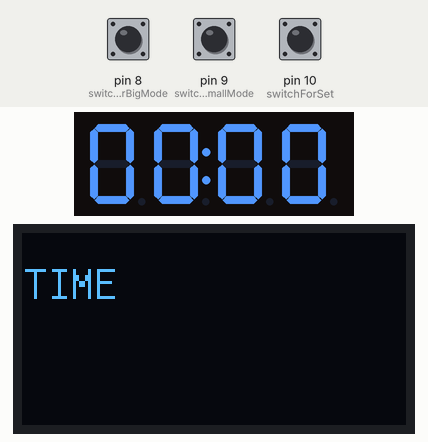
A sketch run on a simulated Arduino Uno, built with avr-gcc and run on an emulated ATmega328P. Parts: 4-digit seven-segment display, 128×64 one-colour display. Inputs (shaded band) come from the test bench; at power-on: pin 8 (switchForBigMode) HIGH, pin 9 (switchForSmallMode) HIGH, pin 10 (switchForSet) HIGH.

Above: at 1.2 s.
1.3 s: pin 8 (switchForBigMode) pulled LOW for 0.15 s
At 2.6 s:
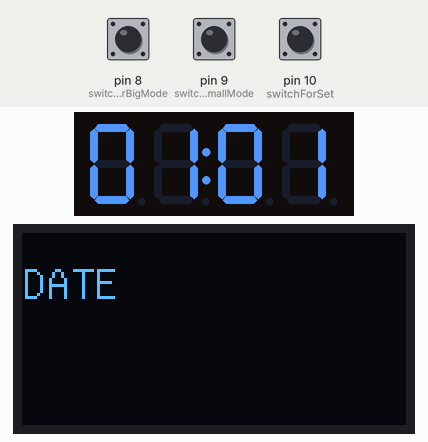
2.9 s: pin 9 (switchForSmallMode) pulled LOW for 0.15 s
At 3.6 s:
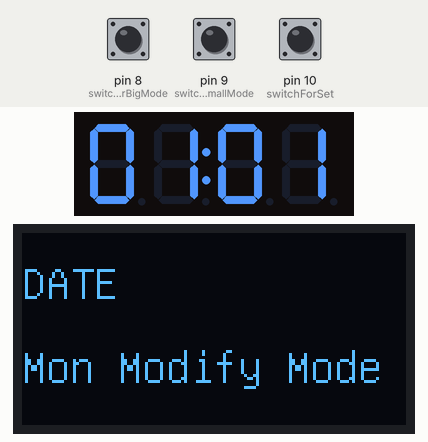
4.7 s: pin 8 (switchForBigMode) pulled LOW for 1 s
At 6.2 s:
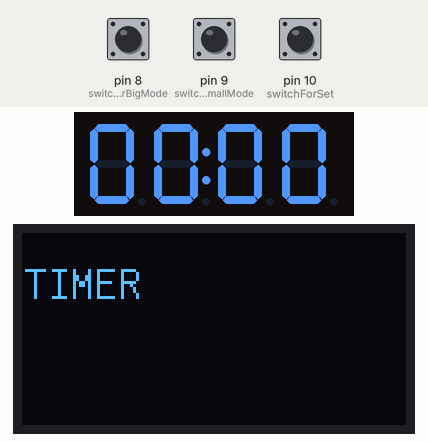
7.2 s: pin 9 (switchForSmallMode) pulled LOW for 1 s
At 9.9 s:
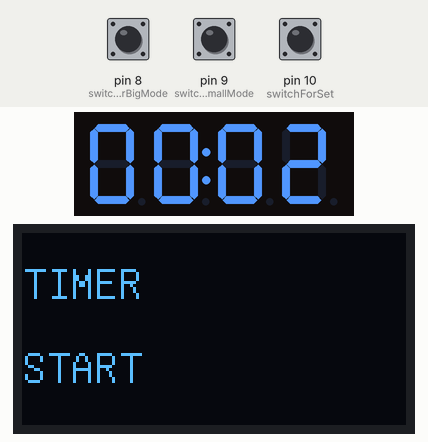
11.2 s: pin 9 (switchForSmallMode) pulled LOW for 0.15 s
At 11.9 s:
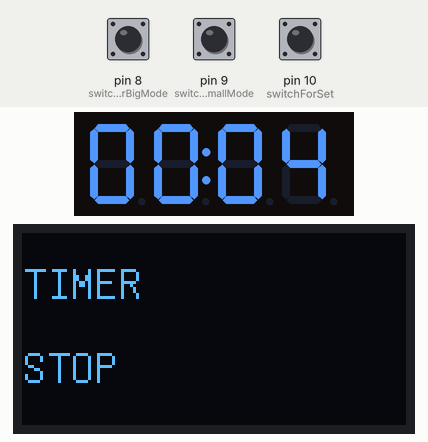
12.9 s: pin 8 (switchForBigMode) driven LOW and pin 9 (switchForSmallMode) driven LOW
At 14.5 s:
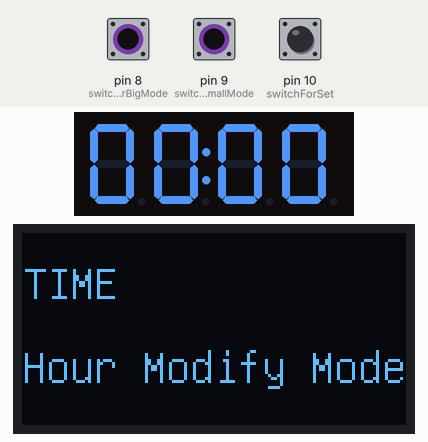
Timing chart, 0 to 16.0 s (numbered marks = the images above; inputs shaded):
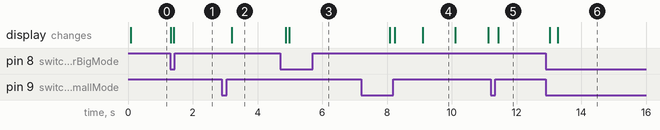

The sketch:

DigitalClock.ino
```cpp
// (licence header left out)
#include <TM1637Display.h>
#include <MsTimer2.h>
#include "U8glib.h"

int TM1637_CLK = 6;
int TM1637_DIO = 7;
int switchForBigMode = 8;
int switchForSmallMode = 9;
int switchForSet = 10;

int bigMode = 0;
int smallMode = 0;
int increaseValue = 0;

int timeHour = 0;
int timeMinute = 0;
int timeSecond = 0;

int dateMonth = 1;
int dateDay = 1;

int timerMinute = 0;
int timerSecond = 0;

int cond_switchForBigMode = 0;
int cond_switchForSmallMode = 0;
int cond_switchForSet = 0;
int timeElapse = 0;

TM1637Display TM1637_1(TM1637_CLK,TM1637_DIO);
U8GLIB_SSD1306_128X64 u8g(U8G_I2C_OPT_NONE);

void setup() {
  Serial.begin(9600);
  TM1637_1.setBrightness(7);
  pinMode(switchForBigMode, INPUT_PULLUP);
  pinMode(switchForSmallMode, INPUT_PULLUP);
  pinMode(switchForSet, INPUT_PULLUP);

  MsTimer2::set(997,increaseSecond);
  MsTimer2::start();

  if ( u8g.getMode() == U8G_MODE_R3G3B2 ) {
    u8g.setColorIndex(255);     // white
  }
  else if ( u8g.getMode() == U8G_MODE_GRAY2BIT ) {
    u8g.setColorIndex(3);         // max intensity
  }
  else if ( u8g.getMode() == U8G_MODE_BW ) {
    u8g.setColorIndex(1);         // pixel on
  }
  else if ( u8g.getMode() == U8G_MODE_HICOLOR ) {
    u8g.setHiColorByRGB(255,255,255);
  }
}

void loop() {
  if(digitalRead(switchForBigMode) == LOW) {
    if(cond_switchForBigMode == 0) {
      if(bigMode == 2) {
        bigMode = 0;
        smallMode = 0;
        cond_switchForBigMode = 1;
      } else {
        bigMode++;
        smallMode = 0;
        cond_switchForBigMode = 1;
      }
    }
  } else {
    if(cond_switchForBigMode == 1) {
      cond_switchForBigMode = 0;
    }
  }

  if(digitalRead(switchForSmallMode) == LOW) {
    if(cond_switchForSmallMode == 0) {
      if(smallMode == 2) {
        smallMode = 0;
        cond_switchForSmallMode = 1;
      } else {
        smallMode++;
        cond_switchForSmallMode = 1;
      }
    }
  } else {
    if(cond_switchForSmallMode == 1) {
      cond_switchForSmallMode = 0;
    }
  }

  if(digitalRead(switchForSet) == LOW) {
    if(cond_switchForSet == 0) {
      increaseValue = 1;
      cond_switchForSet = 1;
    }
  } else {
    if(cond_switchForSet == 1) {
      cond_switchForSet = 0;
    }
  }

  if(timeElapse = 1);

  if(bigMode == 0) {
    if(smallMode == 0) {
      printTM1637(timeHour,timeMinute);
      u8g.firstPage();
      do {
        u8g.setFont(u8g_font_unifont);
        u8g.drawStr( 0, 22, "TIME");
      } while( u8g.nextPage() );
    } else if (smallMode == 1) {
      if(increaseValue == 1 ) {
        if(timeHour == 23 ){
          timeHour = 0;
        } else {
          timeHour++;
        }
      }
      printTM1637(timeHour,timeMinute);
      u8g.firstPage();
      do {
        u8g.setFont(u8g_font_unifont);
        u8g.drawStr( 0, 22, "TIME");
        u8g.drawStr( 0, 50, "Hour Modify Mode");
      } while( u8g.nextPage() );
    } else if (smallMode == 2) {
      if(increaseValue == 1 ) {
        if(timeMinute == 59) {
          timeMinute = 0;
        } else {
          timeMinute++;
        }
      }
      printTM1637(timeHour,timeMinute);
      u8g.firstPage();
      do {
        u8g.setFont(u8g_font_unifont);
        u8g.drawStr( 0, 22, "TIME");
        u8g.drawStr( 0, 50, "Min Modify Mode");
      } while( u8g.nextPage() );
    }
  } else if(bigMode == 1 ) {
    if(smallMode == 0) {
      printTM1637(dateMonth,dateDay);
      u8g.firstPage();
      do {
        u8g.setFont(u8g_font_unifont);
        u8g.drawStr( 0, 22, "DATE");
      } while( u8g.nextPage() );
    } else if(smallMode == 1) {
      if(increaseValue == 1 ) {
        if(dateMonth == 12 ) {
          dateMonth = 0;
        } else {
          dateMonth++;
        }
      }
      printTM1637(dateMonth,dateDay);
      u8g.firstPage();
      do {
        u8g.setFont(u8g_font_unifont);
        u8g.drawStr( 0, 22, "DATE");
        u8g.drawStr( 0, 50, "Mon Modify Mode");
      } while( u8g.nextPage() );
    } else {
      if(increaseValue == 1) {
        if(dateDay == 31) {
          dateDay = 0;
        } else {
          dateDay++;
        }
      }
      printTM1637(dateMonth,dateDay);
      u8g.firstPage();
      do {
        u8g.setFont(u8g_font_unifont);
        u8g.drawStr( 0, 22, "DATE");
        u8g.drawStr( 0, 50, "Day Modify Mode");
      } while( u8g.nextPage() );
    }
  }

  else if(bigMode == 2) {
    if(smallMode == 0) {
      timerMinute = 0;
      timerSecond = 0;
      printTM1637(timerMinute,timerSecond);
      u8g.firstPage();
      do {
        u8g.setFont(u8g_font_unifont);
        u8g.drawStr( 0, 22, "TIMER");
      } while( u8g.nextPage() );
    } else if(smallMode == 1 ){
      if(timerMinute == 59 && timerSecond == 59) {
        timerMinute = 0;
        timerSecond = 0;
      } else if (timerSecond == 59) {
        timerMinute++;
        timerSecond = 0;
      } else {
        timerSecond++;
      }
      delay(860);
      printTM1637(timerMinute,timerSecond);
      u8g.firstPage();
      do {
        u8g.setFont(u8g_font_unifont);
        u8g.drawStr( 0, 22, "TIMER");
        u8g.drawStr( 0, 50, "START");
      } while( u8g.nextPage() );
    } else if (smallMode == 2 ) {
      printTM1637(timerMinute,timerSecond);
      u8g.firstPage();
      do {
        u8g.setFont(u8g_font_unifont);
        u8g.drawStr( 0, 22, "TIMER");
        u8g.drawStr( 0, 50, "STOP");
      } while( u8g.nextPage() );
    }
  }

  increaseValue = 0;
}

void increaseSecond() {
  if(timeHour == 23 && timeMinute == 59 && timeSecond == 59) {
    timeElapse = 1;
    timeHour = 0;
    timeMinute = 0;
    timeSecond = 0;
  } else if(timeMinute == 59 && timeSecond == 59) {
    timeHour++;
    timeMinute = 0;
    timeSecond = 0;
    timeElapse = 0;
  } else if(timeSecond == 59) {
    timeMinute++;
    timeSecond = 0;
    timeElapse = 0;
  } else {
    timeSecond++;
    timeElapse = 0;
  }

  if(timeElapse == 1) {
    if(dateMonth == 12 && dateDay == 31) {
      dateMonth = 1;
      dateDay = 1;
    } else if(dateDay == 31) {
      dateMonth++;
      dateDay = 0;
    } else {
      dateDay++;
    }
  }

}

int printTM1637(int Upper, int Lower) {
  int printedNumber;
  printedNumber = Upper * 100 + Lower;
  TM1637_1.showNumberDecEx(printedNumber, 0x40, true);
}
```

Measured:
- after the input at 1.3 s, the display: first changes at once (image 1 shows a later state)
- after the input at 2.9 s, the display: changes after 0.31 s (image 2)
- after the input at 4.7 s, the display: first changes after 0.18 s (image 3 shows a later state)
- after the input at 7.2 s, the display: first changes after 0.88 s (image 4 shows a later state)
- after the input at 11.2 s, the display: changes after 0.23 s (image 5)
- after the input at 12.9 s, the display: first changes after 0.13 s (image 6 shows a later state)
- what the display in image 4 shows lasts 1.0 s, from 9.1 s to 10.1 s
